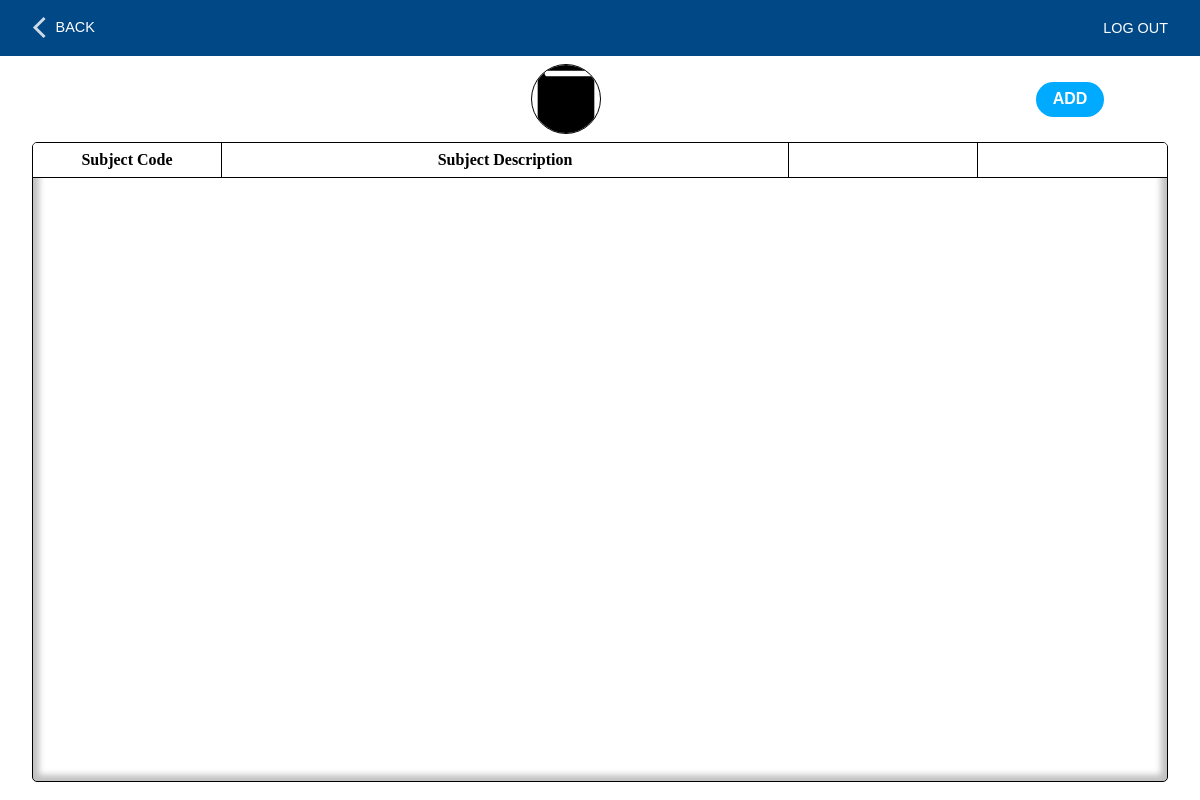
Page /subjects.php (signed in) on the earlier database version.
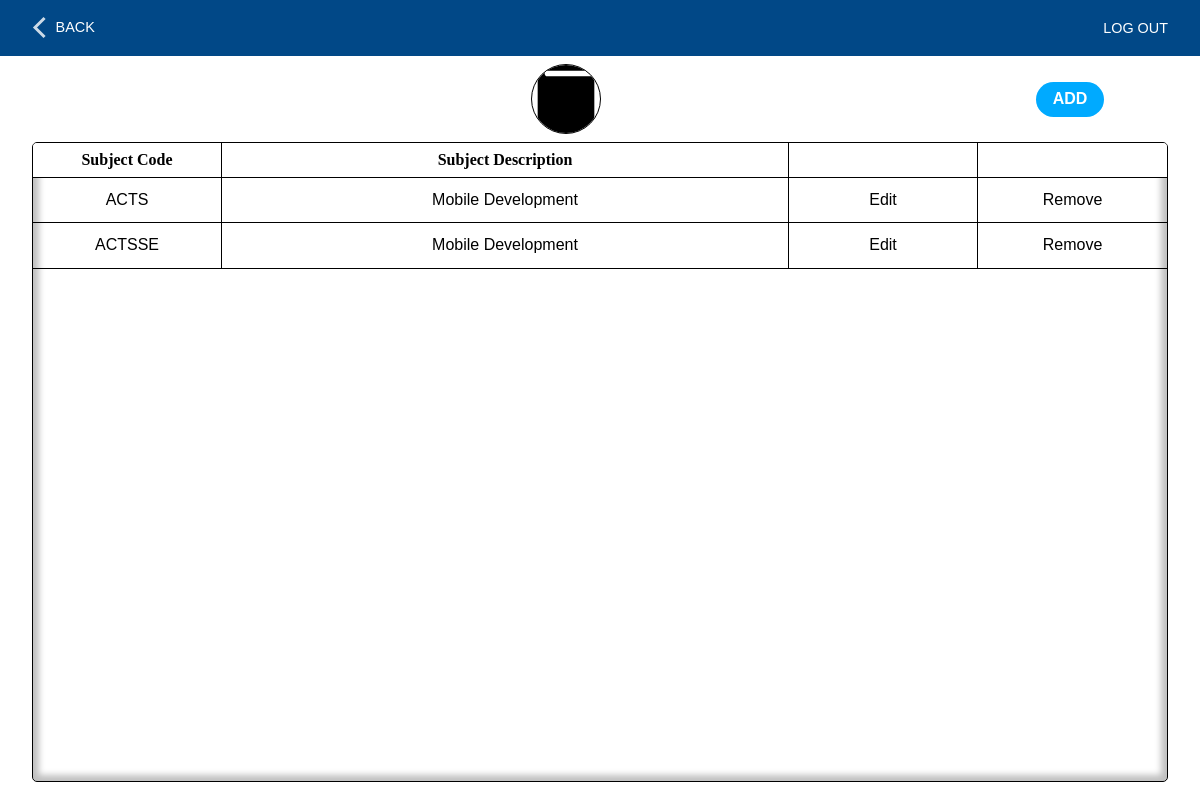
Same page on the later database version.
### tables this page shows
CREATE TABLE `subjects` (
  `subj_id` int(11) NOT NULL,
  `subj_code` varchar(12) NOT NULL,
  `subj_desc` text NOT NULL
);

### includes/autoloader.inc.php (called while the page is built, shortened)
<?php
   function myAutoLoader($className){
      $path = "./classes/";
      $extension = '.class.php';
      $fullPath = $path . $className . $extension;
   }

### classes/dbh.class.php (called while the page is built, shortened)
<?php
class Dbh {
   private $host = "localhost";
   private $user = "root";
   private $pwd = "";
   private $dbName = "ClassSchedulingSystem";
   protected function connect(){
      try{
         $dsn = 'mysql:host='. $this->host .';dbname='. $this->dbName;
         $pdo = new PDO($dsn, $this->user, $this->pwd);
         $pdo->setAttribute(PDO::ATTR_DEFAULT_FETCH_MODE, PDO::FETCH_ASSOC);
         return $pdo;
      } catch(PDOException $e){
         trigger_error("Error: " . $e->getMessage());
      }
   }
}

### classes/subjects.class.php (called while the page is built, shortened)
<?php
class Subjects extends Dbh{
   protected function getSubjects(){
      $sql = "SELECT * FROM subjects";
      $stmt = $this->connect()->prepare($sql);
      $stmt->execute();
      $results = $stmt->fetchAll();
      return $results;
   }
}

### classes/subjectsview.class.php (called while the page is built, shortened)
<?php
class SubjectsView extends Subjects{
   public function DisplaySubjects(){
      $results = $this->getSubjects();
      return $results;
   }
}

### subjects.php (the view, shortened to what this page needs)
<?php
   include_once './layouts/__header.php';
?>
      <main class='subjects module'>
         <div class="module__Header">
            <img src="drawables/icons/subjects.svg" alt="Subjects">
            <a href='?add' class='module__Add button'>ADD</a>
         </div>
         <div class='module__Container'>
            <ul class='module__List module__Title'>
               <li class='module__Item'>Subject Code</li>
               <li class='module__Item'>Subject Description</li>
               <li class='module__Item'></li>
               <li class='module__Item'></li>
            </ul>
            <?php
               $subjView = new SubjectsView();
               $subjs = $subjView->DisplaySubjects();
               foreach($subjs as $subj){
                  echo "<ul class='module__List'>
                     <li class='module__Item'>". $subj['subj_code'] ."</li>
                     <li class='module__Item'>". $subj['subj_desc'] ."</li>
                     <li class='module__Item'><a href=?id=". $subj['subj_id'] .">Edit</a></li>
                     <li class='module__Item'>
                        <form onsubmit='return submitForm(this)' action='./includes/subjects.inc.php' method='POST'>
                           <input name='id' type='hidden' value='". $subj['subj_id'] ."'>
                           <button name='delete' type='submit'>Remove</button>
                        </form>
                     </li>
                  </ul>";
               }
            ?>
         </div>
      </main>
<?php
   include_once './layouts/__footer.php';
?>

### layouts/__header.php (shortened to what this page needs)
<?php
   include './includes/autoloader.inc.php';
?>
<!DOCTYPE html>
<html lang="en">
<head>
   <link rel="stylesheet" href="./styles/admin.css"/>
</head>
<body>
   <nav class="nav">
      <?php
         $url = $_SERVER['REQUEST_URI'];
         if(!strpos($url, "dashboard")){
            echo "<a href='dashboard.php' class='button back'>BACK</a>";
         }
      ?>
      <form class="nav__Button" action="./includes/logout.inc.php" method="POST">
         <button type="submit" name="logout-Button" class="button">LOG OUT</button>
      </form>
   </nav>

### layouts/__footer.php
   </body>
</html>

### styles/admin.css (style rules this page uses)
* { margin: 0; padding: 0; -webkit-box-sizing: border-box; box-sizing: border-box; font-family: Arial, Helvetica, sans-serif; }
html { height: 100vh; }
body { height: 100%; line-height: 1.5; display: -webkit-box; display: -ms-flexbox; display: flex; -webkit-box-orient: vertical; -webkit-box-direction: normal; -ms-flex-direction: column; flex-direction: column; }
body ul { list-style: none; }
body button, body .button { cursor: pointer; height: 35px; width: 68px; border: none; text-decoration: none; outline: none; display: -ms-grid; display: grid; place-content: center; }
body main { -webkit-box-flex: 1; -ms-flex-positive: 1; flex-grow: 1; padding: 0 2em; }
.nav { background: #014887; position: -webkit-sticky; position: sticky; top: 0; height: 7%; padding: .7em; z-index: 100; display: -webkit-box; display: -ms-flexbox; display: flex; -webkit-box-align: center; -ms-flex-align: center; align-items: center; }
.nav button, .nav a { color: white; background: none; font-size: .9rem; }
.nav .back { position: relative; left: 30px; }
.nav .back::before { content: ''; position: absolute; top: calc(50% - 8px); left: -5px; height: 12px; width: 12px; border: 3px solid rgba(255, 255, 255, 0.8); border-right: none; border-top: none; -webkit-transform: rotate(45deg); transform: rotate(45deg); }
.nav__Button { position: absolute; top: 0; right: 2em; height: 100%; display: -ms-grid; display: grid; place-content: center; }
.nav__Button button { width: 100%; }
.module { display: -webkit-box; display: -ms-flexbox; display: flex; -webkit-box-orient: vertical; -webkit-box-direction: normal; -ms-flex-direction: column; flex-direction: column; }
.module a { text-decoration: none; }
.module__Header { display: -webkit-box; display: -ms-flexbox; display: flex; -webkit-box-pack: justify; -ms-flex-pack: justify; justify-content: space-between; -webkit-box-align: center; -ms-flex-align: center; align-items: center; margin: .5em 0; }
.module__Header img { width: 70px; height: 70px; border: 1px solid black; border-radius: 50%; }
.module__Header a { background: #00aaff; color: white; border-radius: 20px; position: relative; right: 4em; font-weight: bold; }
.module__Container { height: 80vh; width: auto; display: -webkit-box; display: -ms-flexbox; display: flex; -webkit-box-orient: vertical; -webkit-box-direction: normal; -ms-flex-direction: column; flex-direction: column; border: 1px solid black; -webkit-box-shadow: inset 0px 0px 6px 6px rgba(0, 0, 0, 0.25); box-shadow: inset 0px 0px 6px 6px rgba(0, 0, 0, 0.25); border-radius: 5px; overflow: auto; }
.module__List { width: 100%; display: -ms-grid; display: grid; -webkit-box-pack: space-evenly; -ms-flex-pack: space-evenly; justify-content: space-evenly; border-bottom: 1px solid black; }
.module__Title { position: -webkit-sticky; position: sticky; top: 0; background: white; }
.module__Title li { font-family: 'Times New Roman', Times, serif; font-weight: bold; }
.module__Item { display: -ms-grid; display: grid; place-content: center; padding: .3em 0; border-right: 1px solid black; }
.module__Item a { color: black; }
.module__Item:last-child { border: none; }
.module__Item:last-child button { font-size: 1rem; background: none; }
.departments .module__List, .subjects .module__List { -ms-grid-columns: 1fr 3fr (1fr)[2]; grid-template-columns: 1fr 3fr repeat(2, 1fr); }

Differences in the rows shown:
added subjects: subj_code "ACTS", subj_desc "Mobile Development"
added subjects: subj_code "ACTSSE", subj_desc "Mobile Development"
